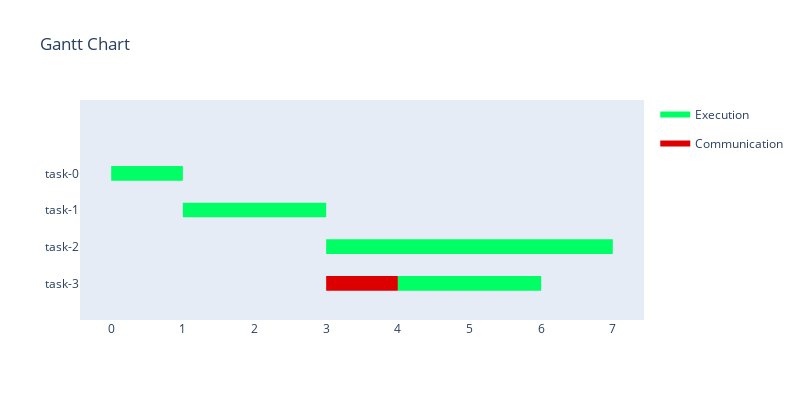

Here is the notebook cell this chart was saved with:
### Markdown cell above
No exemplo acima, o gráfico de Gantt que resolve o problema de escalonamento mais simples que foi citado. Também é possível visualizar o acréscimo do tempo de comunicação entre os processadores A e B, dado que a tarefa 2 está no processador B e ela depende da tarefa 0 que terminou no processador A.

Veja abaixo mais um exemplo:

### Code cell
tasks_p1 = [
Task(node_id=0, execution_time=1, communication_time=0),
Task(node_id=1, execution_time=2, communication_time=0, dependencies=[0]),
Task(node_id=2, execution_time=4, communication_time=0, dependencies=[0]),
]
tasks_p2 = [
Task(node_id=3, execution_time=2, communication_time=1, dependencies=[1]),
]

processor1 = ProcessorState(tasks_p1)
processor2 = ProcessorState(tasks_p2)

system = SystemState([processor1, processor2])
system.plot_gantt_chart()

### Figure 1 — Plotly figure (JSON) as saved in the notebook; plotly's stock layout.template omitted (floating-point values rounded to 4 significant figures)
{"data": [{"fill": "toself", "fillcolor": "rgb(0, 255, 100)", "hoverinfo": "name", "legendgroup": "rgb(0, 255, 100)", "mode": "none", "name": "Execution", "type": "scatter", "x": [0, 1, 1, 0, 0, 1, 3, 3, 1, 1, 3, 7, 7, 3, 3, 4, 6, 6, 4], "y": [2.8, 2.8, 3.2, 3.2, null, 1.8, 1.8, 2.2, 2.2, null, 0.8, 0.8, 1.2, 1.2, null, -0.2, -0.2, 0.2, 0.2]}, {"fill": "toself", "fillcolor": "rgb(220, 0, 0)", "hoverinfo": "name", "legendgroup": "rgb(220, 0, 0)", "mode": "none", "name": "Communication", "type": "scatter", "x": [3, 4, 4, 3], "y": [-0.2, -0.2, 0.2, 0.2]}, {"legendgroup": "rgb(0, 255, 100)", "marker": {"color": "rgb(0, 255, 100)", "opacity": 0, "size": 1}, "mode": "markers", "name": "", "showlegend": false, "text": [null, null, null, null, null, null, null, null], "type": "scatter", "x": [0, 1, 1, 3, 3, 7, 4, 6], "y": [3, 3, 2, 2, 1, 1, 0, 0]}, {"legendgroup": "rgb(220, 0, 0)", "marker": {"color": "rgb(220, 0, 0)", "opacity": 0, "size": 1}, "mode": "markers", "name": "", "showlegend": false, "text": [null, null], "type": "scatter", "x": [3, 4], "y": [0, 0]}], "layout": {"autosize": false, "height": 400, "hovermode": "closest", "showlegend": true, "title": {"text": "Gantt Chart"}, "width": 800, "xaxis": {"rangeselector": {"buttons": [{"count": 7, "label": "1w", "step": "day", "stepmode": "backward"}, {"count": 1, "label": "1m", "step": "month", "stepmode": "backward"}, {"count": 6, "label": "6m", "step": "month", "stepmode": "backward"}, {"count": 1, "label": "YTD", "step": "year", "stepmode": "todate"}, {"count": 1, "label": "1y", "step": "year", "stepmode": "backward"}, {"step": "all"}]}, "showgrid": false, "type": "linear", "zeroline": false}, "yaxis": {"autorange": false, "range": [-1, 5], "showgrid": false, "ticktext": ["task-3", "task-2", "task-1", "task-0"], "tickvals": [0, 1, 2, 3], "zeroline": false}}}
